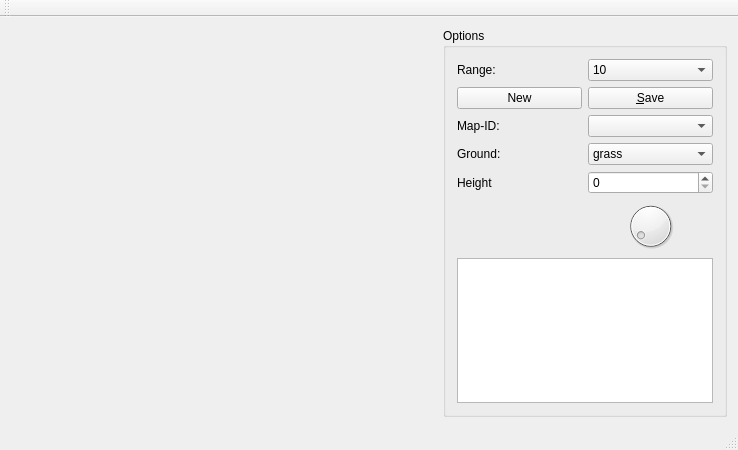
<?xml version="1.0" encoding="UTF-8"?>
<ui version="4.0">
 <class>MainWindow</class>
 <widget class="QMainWindow" name="MainWindow">
  <property name="geometry">
   <rect>
    <x>0</x>
    <y>0</y>
    <width>738</width>
    <height>450</height>
   </rect>
  </property>
  <property name="windowTitle">
   <string>MainWindow</string>
  </property>
  <widget class="QWidget" name="centralWidget">
   <layout class="QHBoxLayout" name="horizontalLayout">
    <item>
     <widget class="GlWidget" name="widget" native="true">
      <property name="sizePolicy">
       <sizepolicy hsizetype="Expanding" vsizetype="Expanding">
        <horstretch>0</horstretch>
        <verstretch>0</verstretch>
       </sizepolicy>
      </property>
      <zorder>groupBox</zorder>
      <zorder>groupBox</zorder>
      <zorder>groupBox</zorder>
     </widget>
    </item>
    <item>
     <widget class="QGroupBox" name="groupBox">
      <property name="sizePolicy">
       <sizepolicy hsizetype="Minimum" vsizetype="Preferred">
        <horstretch>0</horstretch>
        <verstretch>0</verstretch>
       </sizepolicy>
      </property>
      <property name="title">
       <string>Options</string>
      </property>
      <layout class="QGridLayout" name="gridLayout">
       <item row="8" column="0">
        <widget class="QLabel" name="label1">
         <property name="text">
          <string>Ground:</string>
         </property>
        </widget>
       </item>
       <item row="10" column="1">
        <widget class="QDial" name="dial_zoom">
         <property name="minimum">
          <number>1</number>
         </property>
         <property name="maximum">
          <number>20</number>
         </property>
         <property name="value">
          <number>2</number>
         </property>
        </widget>
       </item>
       <item row="8" column="1">
        <widget class="QComboBox" name="comboBox_ground">
         <item>
          <property name="text">
           <string>grass</string>
          </property>
         </item>
         <item>
          <property name="text">
           <string>desert</string>
          </property>
         </item>
         <item>
          <property name="text">
           <string>water</string>
          </property>
         </item>
        </widget>
       </item>
       <item row="1" column="0">
        <widget class="QPushButton" name="pushButton_newmap">
         <property name="text">
          <string>New</string>
         </property>
        </widget>
       </item>
       <item row="1" column="1">
        <widget class="QPushButton" name="pushButton_savemap">
         <property name="text">
          <string>&amp;Save</string>
         </property>
        </widget>
       </item>
       <item row="0" column="1">
        <widget class="QComboBox" name="comboBox_range">
         <item>
          <property name="text">
           <string>10</string>
          </property>
         </item>
         <item>
          <property name="text">
           <string>15</string>
          </property>
         </item>
         <item>
          <property name="text">
           <string>20</string>
          </property>
         </item>
        </widget>
       </item>
       <item row="2" column="1">
        <widget class="QComboBox" name="comboBox_names"/>
       </item>
       <item row="2" column="0">
        <widget class="QLabel" name="label_2">
         <property name="text">
          <string>Map-ID:</string>
         </property>
        </widget>
       </item>
       <item row="0" column="0">
        <widget class="QLabel" name="label">
         <property name="text">
          <string>Range:</string>
         </property>
        </widget>
       </item>
       <item row="9" column="0">
        <widget class="QLabel" name="label_3">
         <property name="text">
          <string>Height</string>
         </property>
        </widget>
       </item>
       <item row="9" column="1">
        <widget class="QSpinBox" name="spinBox">
         <property name="maximum">
          <number>10</number>
         </property>
        </widget>
       </item>
       <item row="11" column="0" colspan="2">
        <widget class="QTextBrowser" name="textBrowser"/>
       </item>
      </layout>
     </widget>
    </item>
   </layout>
  </widget>
  <widget class="QMenuBar" name="menuBar">
   <property name="geometry">
    <rect>
     <x>0</x>
     <y>0</y>
     <width>738</width>
     <height>25</height>
    </rect>
   </property>
  </widget>
  <widget class="QToolBar" name="mainToolBar">
   <attribute name="toolBarArea">
    <enum>TopToolBarArea</enum>
   </attribute>
   <attribute name="toolBarBreak">
    <bool>false</bool>
   </attribute>
  </widget>
  <widget class="QStatusBar" name="statusBar"/>
 </widget>
 <layoutdefault spacing="6" margin="11"/>
 <customwidgets>
  <customwidget>
   <class>GlWidget</class>
   <extends>QWidget</extends>
   <header>glwidget.h</header>
   <container>1</container>
  </customwidget>
 </customwidgets>
 <resources/>
 <connections/>
</ui>
